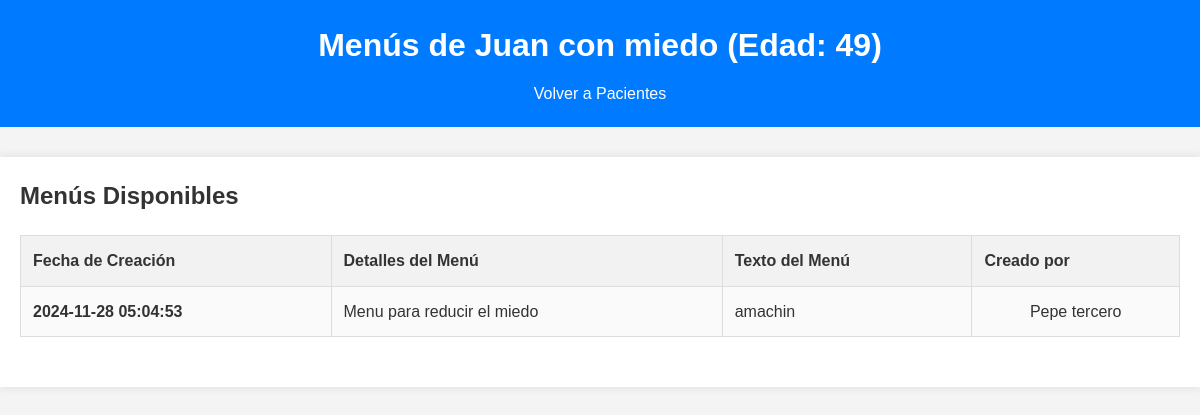
Page /5-Menu/verMenus.php?paciente_id=2 (signed in) on the committed database.
### tables this page shows
CREATE TABLE `pacientes` (
  `paciente_id` int(11) NOT NULL,
  `usuario_id` int(11) DEFAULT NULL,
  `nombre` varchar(100) NOT NULL,
  `edad` int(11) DEFAULT NULL,
  `genero` enum('Masculino','Femenino','Otro') DEFAULT NULL,
  `altura` float DEFAULT NULL,
  `peso` float DEFAULT NULL,
  `nivel_erc` varchar(100) DEFAULT NULL,
  `comida_favorita` text DEFAULT NULL,
  `disgustos` text DEFAULT NULL,
  `fecha_registro` timestamp NOT NULL DEFAULT current_timestamp(),
  `numero_control` int(11) NOT NULL
);

CREATE TABLE `menus` (
  `menu_id` int(11) NOT NULL,
  `paciente_id` int(11) DEFAULT NULL,
  `medico_id` int(11) DEFAULT NULL,
  `detalles_menu` text DEFAULT NULL,
  `texto` varchar(10000) NOT NULL,
  `fecha_creacion` timestamp NOT NULL DEFAULT current_timestamp()
);

### 5-Menu/verMenus.php (the view, shortened to what this page needs)
<?php
include '../0-php/conexion.php';
$paciente_id = isset($_GET['paciente_id']) ? intval($_GET['paciente_id']) : 0;
$stmt = $con->prepare("
    SELECT m.menu_id, m.texto, m.detalles_menu, m.fecha_creacion, med.nombre AS medic_name
    FROM menus m
    JOIN administrativo med ON m.medico_id = med.ID
    WHERE m.paciente_id = ?
    ORDER BY m.fecha_creacion DESC
");
$stmt->bind_param("i", $paciente_id);
$stmt->execute();
$menus_result = $stmt->get_result();
$menus_count = $menus_result->num_rows;
$stmt_patient = $con->prepare("SELECT nombre, edad FROM pacientes WHERE paciente_id = ?");
$stmt_patient->bind_param("i", $paciente_id);
$stmt_patient->execute();
$patient_result = $stmt_patient->get_result();
$patient = $patient_result->fetch_assoc();
?>
<!DOCTYPE html>
<html lang="es">
<head>
    <link rel="stylesheet" href="../CSS/vermenus.css">
</head>
<body>
    <header>
        <h1>Menús de <?php echo htmlspecialchars($patient['nombre']); ?> (Edad: <?php echo htmlspecialchars($patient['edad']); ?>)</h1>
        <nav>
            <ul>
                <li><a href="../3-Usuario/pacientes.php">Volver a Pacientes</a></li>
            </ul>
        </nav>
    </header>
    <main>
        <h2>Menús Disponibles</h2>
        <?php if ($menus_count > 0): ?>
            <table>
                <thead>
                    <tr>
                        <th>Fecha de Creación</th>
                        <th>Detalles del Menú</th>
                        <th>Texto del Menú</th>
                        <th>Creado por</th>
                    </tr>
                </thead>
                <tbody>
                    <?php while ($menu = $menus_result->fetch_assoc()): ?>
                        <tr>
                            <td><?php echo htmlspecialchars($menu['fecha_creacion']); ?></td>
                            <td><?php echo htmlspecialchars($menu['detalles_menu']); ?></td>
                            <td><?php echo htmlspecialchars($menu['texto']); ?></td>
                            <td><?php echo htmlspecialchars($menu['medic_name']); ?></td>
                        </tr>
                    <?php endwhile; ?>
                </tbody>
            </table>
        <?php else: ?>
            <p>No hay menús disponibles para este paciente.</p>
        <?php endif; ?>
    </main>
</body>
</html>

### CSS/vermenus.css (style rules this page uses)
* { margin: 0; padding: 0; box-sizing: border-box; }
body { font-family: Arial, sans-serif; line-height: 1.6; background-color: #f4f4f4; color: #333; }
header { background-color: #007bff; color: white; text-align: center; padding: 20px; }
header h1 { margin-bottom: 10px; }
header nav { margin-top: 10px; }
header nav ul { list-style: none; }
header nav ul li { display: inline; margin: 0 15px; }
header nav ul li a { color: white; text-decoration: none; font-size: 16px; }
main { max-width: 1200px; margin: 30px auto; padding: 20px; background-color: white; box-shadow: 0 0 10px rgba(0, 0, 0, 0.1); }
h2 { font-size: 24px; color: #333; margin-bottom: 20px; }
table { width: 100%; border-collapse: collapse; margin-bottom: 30px; }
table th, table td { padding: 12px; text-align: left; border: 1px solid #ddd; }
table th { background-color: #f2f2f2; color: #333; }
table td { background-color: #fafafa; }
table td:first-child { font-weight: bold; }
table td:last-child { text-align: center; }

### rows in the picture
pacientes: nombre "Juan con miedo", edad "49"
menus: fecha_creacion "2024-11-28 05:04:53", detalles_menu "Menu para reducir el miedo", texto "amachin", medico.nombre "Pepe tercero"
